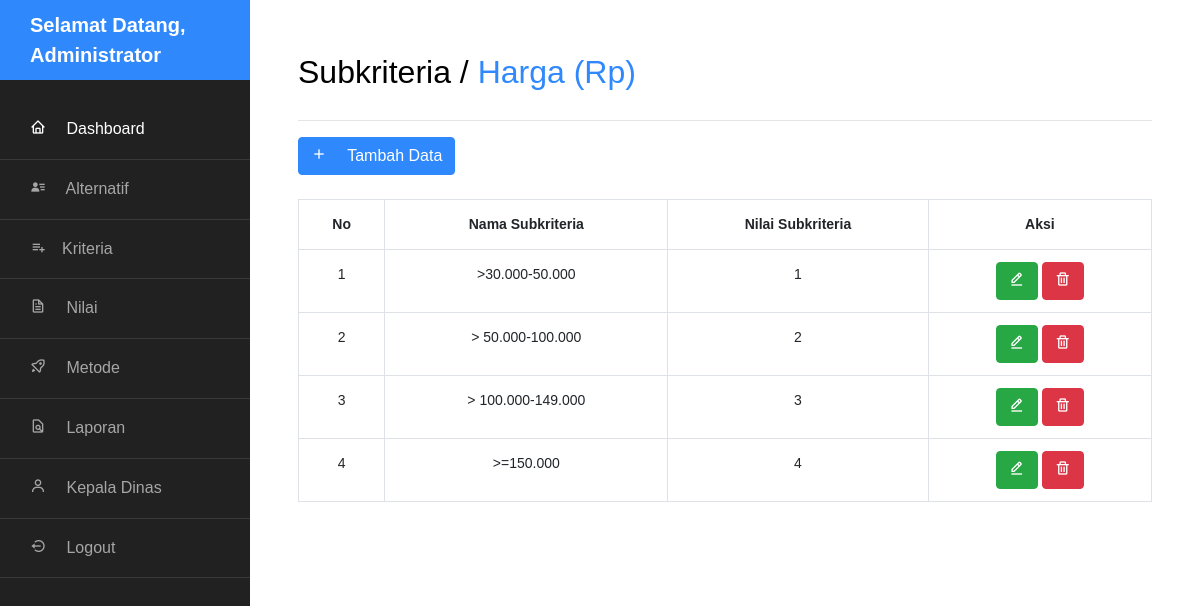
/admin/subkriteria.php?id_kriteria=1 (signed in), run on the app's committed database.
### tables this page shows
CREATE TABLE `tbl_akun` (
  `id_akun` int NOT NULL,
  `nama_lengkap` varchar(50) NOT NULL,
  `username` varchar(50) NOT NULL,
  `password` varchar(30) NOT NULL,
  `role` enum('admin','kepala_dinas') NOT NULL DEFAULT 'admin'
);

CREATE TABLE `tbl_kriteria` (
  `id_kriteria` int NOT NULL,
  `nama_kriteria` varchar(50) NOT NULL,
  `bobot_kriteria` double NOT NULL,
  `tipe_kriteria` varchar(10) NOT NULL
);

CREATE TABLE `tbl_subkriteria` (
  `id_subkriteria` int NOT NULL,
  `id_kriteria` int NOT NULL,
  `nama_subkriteria` varchar(50) NOT NULL,
  `nilai_subkriteria` int NOT NULL
);

### admin/subkriteria.php (the view, shortened to what this page needs)
<?php
include "../assets/conn/config.php";
include "header.php";
$query = "SELECT * FROM tbl_kriteria WHERE id_kriteria='$_GET[id_kriteria]'";
$st = $conn->query($query);
$data = $st->fetch_assoc();
?>
<h2 class="mb-4">Subkriteria /
    <a href="kriteria.php"><?= $data['nama_kriteria'] ?></a>
</h2>
<hr>
<a href="subkriteria-simpan.php?id_kriteria=<?= $_GET['id_kriteria'] ?>" class="btn btn-primary mb-4"><i
        class='bx bx-plus mr-3'></i> Tambah Data</a>
<table class="table table-bordered">
    <tr>
        <th class="text-center">No</th>
        <th class="text-center">Nama Subkriteria</th>
        <th class="text-center">Nilai Subkriteria</th>
        <th class="text-center">Aksi</th>
    </tr>
    <?php
    $sql = "SELECT * FROM tbl_subkriteria WHERE id_kriteria='$_GET[id_kriteria]' ORDER BY id_subkriteria";
    $stm = $conn->query($sql);
    $no = 1;
    while ($a = $stm->fetch_assoc()) {
    ?>
    <tr>
        <td class="text-center"><?= $no++ ?></td>
        <td class="text-center"><?= $a['nama_subkriteria'] ?></td>
        <td class="text-center"><?= $a['nilai_subkriteria'] ?></td>
        <td class=" text-center">
            <a href="subkriteria-ubah.php?id_kriteria=<?= $a['id_kriteria'] ?>&id_subkriteria=<?= $a['id_subkriteria'] ?>"
                class="btn btn-success"><i class='bx bx-edit-alt'></i></a>
            <a href="subkriteria.php?id_kriteria=<?= $a['id_kriteria'] ?>&id_subkriteria=<?= $a['id_subkriteria'] ?>&aksi=hapus"
                class="btn btn-danger"><i class='bx bx-trash'></i></a>
        </td>
    </tr>
    <?php } ?>
</table>

### admin/header.php (shortened to what this page needs)
<?php
include "../assets/conn/config.php";
$query = "SELECT * FROM tbl_akun WHERE id_akun='$_SESSION[id_akun]'";
$stm = $conn->query($query);
$row = $stm->fetch_assoc();
?>
<!doctype html>
<html lang="en">
<head>
    <link rel="stylesheet" href="../assets/sidebar/css/style.css">
    <link href='https://unpkg.com/boxicons@2.1.4/css/boxicons.min.css' rel='stylesheet'>
</head>
<body>
    <div class="wrapper d-flex align-items-stretch">
        <nav id="sidebar">
            <div class="custom-menu">
                <button type="button" id="sidebarCollapse" class="btn btn-primary">
                </button>
            </div>
            <h1><a href="index.html" class="logo">Selamat Datang, <?= $row['nama_lengkap'] ?></a></h1>
            <ul class="list-unstyled components mb-5">
                <li class="active">
                    <a href="index.php"><i class="bx bx-home mr-3"></i> Dashboard</a>
                </li>
                <li>
                    <a href="alternatif.php"><i class='bx bxs-user-detail mr-3'></i> Alternatif</a>
                </li>
                <li>
                    <a href="kriteria.php"><i class='bx bx-list-plus mr-3'></i>Kriteria</a>
                </li>
                <li>
                    <a href="nilai.php"><i class='bx bx-file mr-3'></i> Nilai</a>
                </li>
                <li>
                    <a href="metode.php"><i class='bx bx-rocket mr-3'></i> Metode</a>
                </li>
                <li>
                    <a href="laporan.php" target="_blank"><i class='bx bx-file-find mr-3'></i> Laporan</a>
                </li>
                <li>
                <a href="form_kepala_dinas.php" target="_blank"><i class='bx bx-user mr-3'></i> Kepala Dinas</a>
                </li>
                <li>
                    <a href="logout.php"><i class='bx bx-log-out-circle mr-3'></i> Logout</a>
                </li>
            </ul>
        </nav>
        <div id="content" class="p-4 p-md-5 pt-5">
</body>
</html>

### data on the page
tbl_akun: nama_lengkap "Administrator"
tbl_kriteria: nama_kriteria "Harga (Rp)"
tbl_subkriteria: nama_subkriteria ">30.000-50.000", nilai_subkriteria "1"
tbl_subkriteria: nama_subkriteria "> 50.000-100.000", nilai_subkriteria "2"
tbl_subkriteria: nama_subkriteria "> 100.000-149.000", nilai_subkriteria "3"
tbl_subkriteria: nama_subkriteria ">=150.000", nilai_subkriteria "4"
